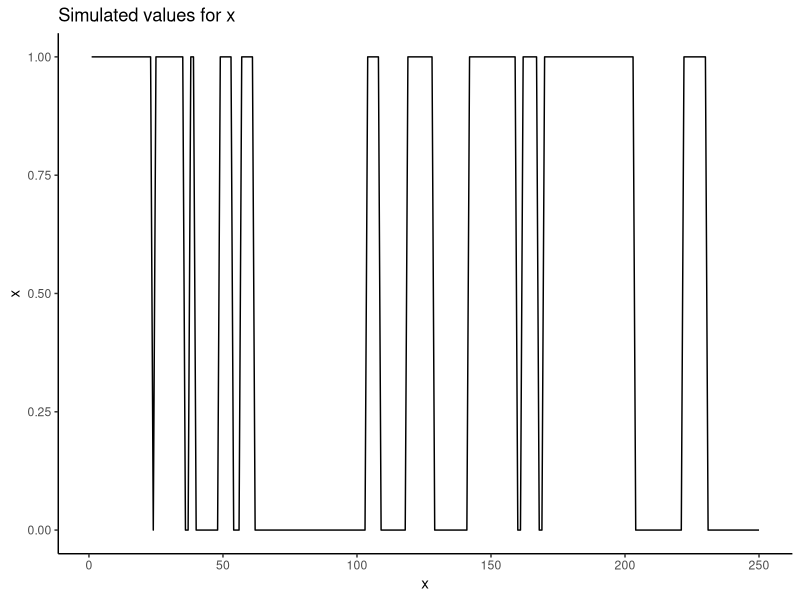

Generate this figure with R:
library(ggplot2)

# Exercise a)
tau = 0.4
x = c(sample(c(0,1),1),rep(NA,249))
y = c(x[1] + rnorm(1,0,tau), rep(NA,249))
for (i in 2:250){
  if (runif(1)>0.1){
    x[i] = x[i-1]
  }
  else{x[i] = 1-x[i-1]}
  y[i] = x[i] + rnorm(1,0,tau)
}
df = data.frame(x = x, y = y)
ggplot(df, aes(x = 1:250, y = x)) + geom_line() + labs(x = "x", title = "Simulated values for x") + theme_classic()